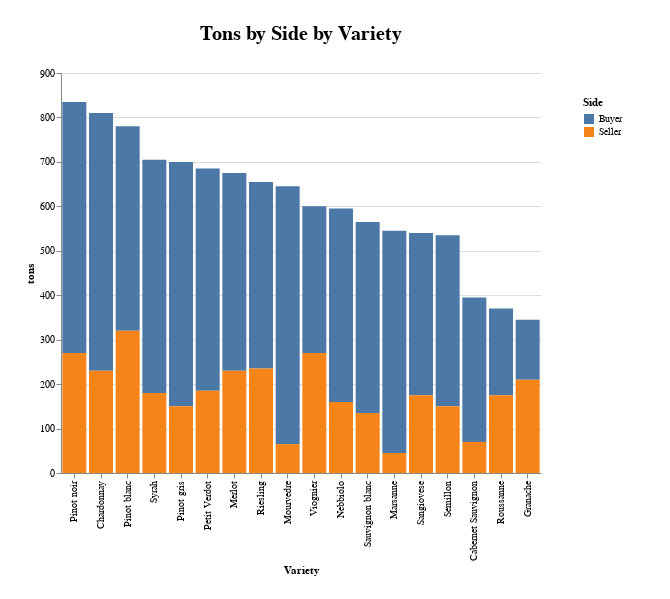

The cell this chart's notebook holds for it:
### Code cell
stacked_bar_chart(total, "tons", "side", "variety" )

### Figure 1 — Vega-Lite specification as saved in the notebook (floating-point values rounded to 4 significant figures)
{"config": {"view": {"continuousWidth": 400, "continuousHeight": 300, "stroke": "#FFF"}, "legend": {"padding": 24}, "title": {"fontSize": 20, "offset": 24}}, "data": {"name": "data-55070c90dacc0b81a1410d7268d7ee76"}, "mark": "bar", "encoding": {"color": {"field": "side", "title": "Side", "type": "nominal"}, "tooltip": [{"field": "side", "type": "nominal"}, {"field": "variety", "type": "nominal"}, {"field": "tons", "type": "quantitative"}], "x": {"field": "variety", "sort": "-y", "title": "Variety", "type": "nominal"}, "y": {"field": "tons", "type": "quantitative"}}, "height": 400, "padding": 24, "title": "Tons by Side by Variety", "width": 480, "$schema": "https://vega.github.io/schema/vega-lite/v4.17.0.json", "datasets": {"data-55070c90dacc0b81a1410d7268d7ee76": [{"variety": "Cabernet Sauvignon", "side": "Buyer", "tons": 325}, {"variety": "Chardonnay", "side": "Buyer", "tons": 580}, {"variety": "Granache", "side": "Buyer", "tons": 135}, {"variety": "Marsanne", "side": "Buyer", "tons": 500}, {"variety": "Merlot", "side": "Buyer", "tons": 445}, {"variety": "Mourvedre", "side": "Buyer", "tons": 580}, {"variety": "Nebbiolo", "side": "Buyer", "tons": 435}, {"variety": "Petit Verdot", "side": "Buyer", "tons": 500}, {"variety": "Pinot blanc", "side": "Buyer", "tons": 460}, {"variety": "Pinot gris", "side": "Buyer", "tons": 550}, {"variety": "Pinot noir", "side": "Buyer", "tons": 565}, {"variety": "Riesling", "side": "Buyer", "tons": 420}, {"variety": "Roussanne", "side": "Buyer", "tons": 195}, {"variety": "Sangiovese", "side": "Buyer", "tons": 365}, {"variety": "Sauvignon blanc", "side": "Buyer", "tons": 430}, {"variety": "Semillon", "side": "Buyer", "tons": 385}, {"variety": "Syrah", "side": "Buyer", "tons": 525}, {"variety": "Viognier", "side": "Buyer", "tons": 330}, {"variety": "Cabernet Sauvignon", "side": "Seller", "tons": 70}, {"variety": "Chardonnay", "side": "Seller", "tons": 230}, {"variety": "Granache", "side": "Seller", "tons": 210}, {"variety": "Marsanne", "side": "Seller", "tons": 45}, {"variety": "Merlot", "side": "Seller", "tons": 230}, {"variety": "Mourvedre", "side": "Seller", "tons": 65}, {"variety": "Nebbiolo", "side": "Seller", "tons": 160}, {"variety": "Petit Verdot", "side": "Seller", "tons": 185}, {"variety": "Pinot blanc", "side": "Seller", "tons": 320}, {"variety": "Pinot gris", "side": "Seller", "tons": 150}, {"variety": "Pinot noir", "side": "Seller", "tons": 270}, {"variety": "Riesling", "side": "Seller", "tons": 235}, {"variety": "Roussanne", "side": "Seller", "tons": 175}, {"variety": "Sangiovese", "side": "Seller", "tons": 175}, {"variety": "Sauvignon blanc", "side": "Seller", "tons": 135}, {"variety": "Semillon", "side": "Seller", "tons": 150}, {"variety": "Syrah", "side": "Seller", "tons": 180}, {"variety": "Viognier", "side": "Seller", "tons": 270}]}}
